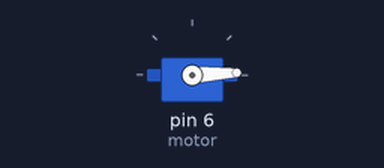
A sketch run on a simulated Arduino Uno, built with avr-gcc and run on an emulated ATmega328P. Shown: servo.

Above: at 0.05 s.
At 0.85 s:
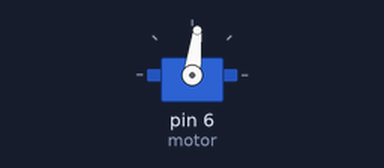
At 1.2 s:
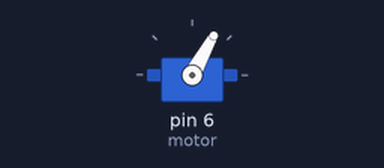
At 1.65 s:
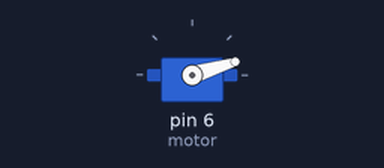
Timing chart, 0 to 4.2 s (numbered marks = the images above):
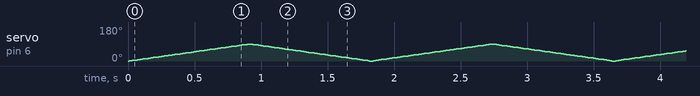

The sketch:

A022-servo.ino
```cpp
#include <Servo.h>

Servo motor;

void setup () {
  motor.attach(6);
}

void loop () {
  for (int i = 0; i < 90; i++) {
    motor.write(i);
    delay(10);
  }
  for (int i = 90; i >= 0; i--) {
    motor.write(i);
    delay(10);
  }
}
```
